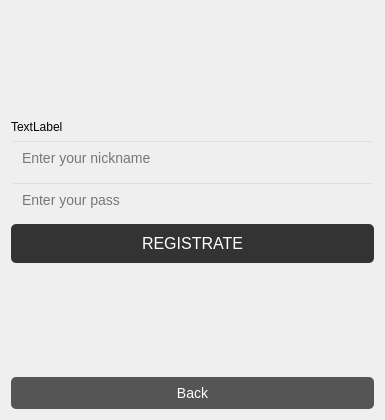
<?xml version="1.0" encoding="UTF-8"?>
<ui version="4.0">
 <class>login_form</class>
 <widget class="QWidget" name="login_form">
  <property name="geometry">
   <rect>
    <x>0</x>
    <y>0</y>
    <width>384</width>
    <height>420</height>
   </rect>
  </property>
  <property name="windowTitle">
   <string>Form</string>
  </property>
  <layout class="QVBoxLayout" name="verticalLayout">
   <item>
    <spacer name="verticalSpacer">
     <property name="orientation">
      <enum>Qt::Orientation::Vertical</enum>
     </property>
     <property name="sizeHint" stdset="0">
      <size>
       <width>20</width>
       <height>95</height>
      </size>
     </property>
    </spacer>
   </item>
   <item>
    <widget class="QLabel" name="label">
     <property name="text">
      <string>TextLabel</string>
     </property>
    </widget>
   </item>
   <item>
    <widget class="QLineEdit" name="nicknameEdit">
     <property name="styleSheet">
      <string notr="true">padding: 8px; font-size: 14px; background: transparent;</string>
     </property>
     <property name="placeholderText">
      <string>Enter your nickname</string>
     </property>
    </widget>
   </item>
   <item>
    <widget class="QLineEdit" name="PassEdit">
     <property name="styleSheet">
      <string notr="true">padding: 8px; font-size: 14px; background: transparent;</string>
     </property>
     <property name="placeholderText">
      <string>Enter your pass</string>
     </property>
    </widget>
   </item>
   <item>
    <widget class="QPushButton" name="RegistrateButton">
     <property name="styleSheet">
      <string notr="true">font-size: 16px; padding: 10px; background: #333; color: white; border-radius: 5px;</string>
     </property>
     <property name="text">
      <string>REGISTRATE</string>
     </property>
    </widget>
   </item>
   <item>
    <spacer name="verticalSpacer_2">
     <property name="orientation">
      <enum>Qt::Orientation::Vertical</enum>
     </property>
     <property name="sizeHint" stdset="0">
      <size>
       <width>363</width>
       <height>95</height>
      </size>
     </property>
    </spacer>
   </item>
   <item>
    <widget class="QPushButton" name="backButton">
     <property name="styleSheet">
      <string notr="true">font-size: 14px; padding: 8px; background: #555; color: white; border-radius: 5px;</string>
     </property>
     <property name="text">
      <string>Back</string>
     </property>
    </widget>
   </item>
  </layout>
 </widget>
 <resources/>
 <connections/>
</ui>
